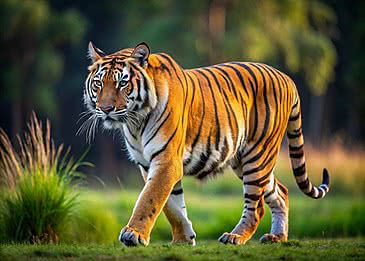
#> input picture opencv/Photos/tiger-image.jpg, 365 x 261 px
$ python 'flip image.py'
#> lines starting #> are read from the running program, lines starting #| are printed output that depends on the picture
import cv2

img = cv2.imread('Photos/tiger-image.jpg')
#> img is the input picture: shape (261, 365, 3); mean B, G, R 52.6, 89.8, 94.4

horizontal = cv2.flip(img, 1)
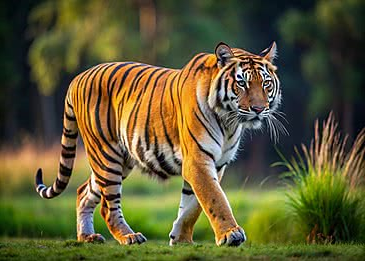
#> horizontal: shape (261, 365, 3); mean B, G, R 52.6, 89.8, 94.4
vertical = cv2.flip(img, 0)
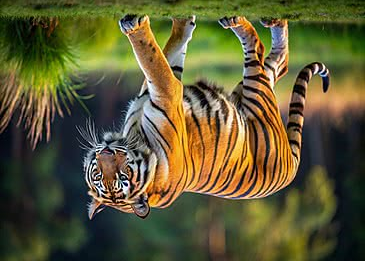
#> vertical: shape (261, 365, 3); mean B, G, R 52.6, 89.8, 94.4

cv2.imshow("Original", img)
cv2.imshow("Horizontal Flip", horizontal)
cv2.imshow("Vertical Flip", vertical)

cv2.waitKey(0)
cv2.destroyAllWindows()

$ run again, with opencv/Photos/mansion.jpg copied over opencv/Photos/tiger-image.jpg
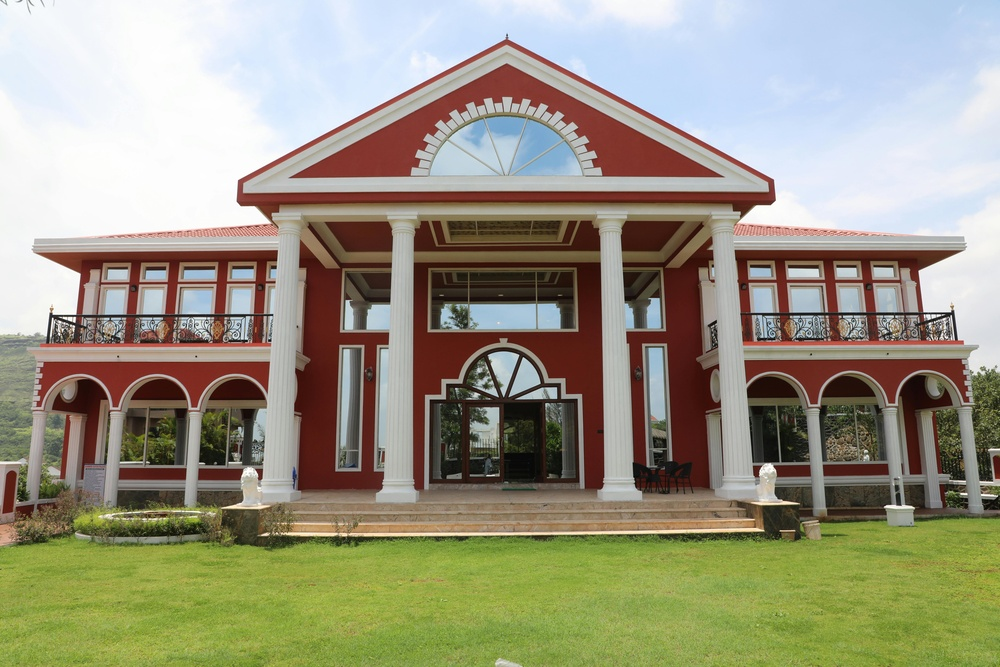
#> input picture opencv/Photos/mansion.jpg, 1000 x 667 px, shrunk from 6720 x 4480 before the run
#> img is the input picture: shape (667, 1000, 3); mean B, G, R 129.6, 150, 153.9
#> `horizontal = cv2.flip(img, 1)`:
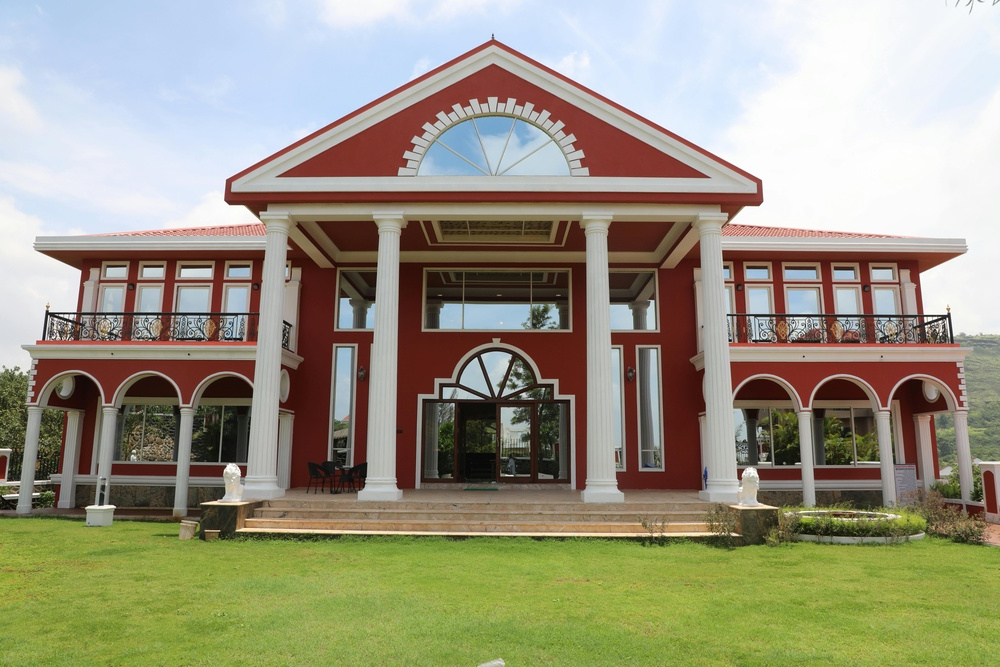
#> horizontal: shape (667, 1000, 3); mean B, G, R 129.6, 150, 153.9
#> `vertical = cv2.flip(img, 0)`:
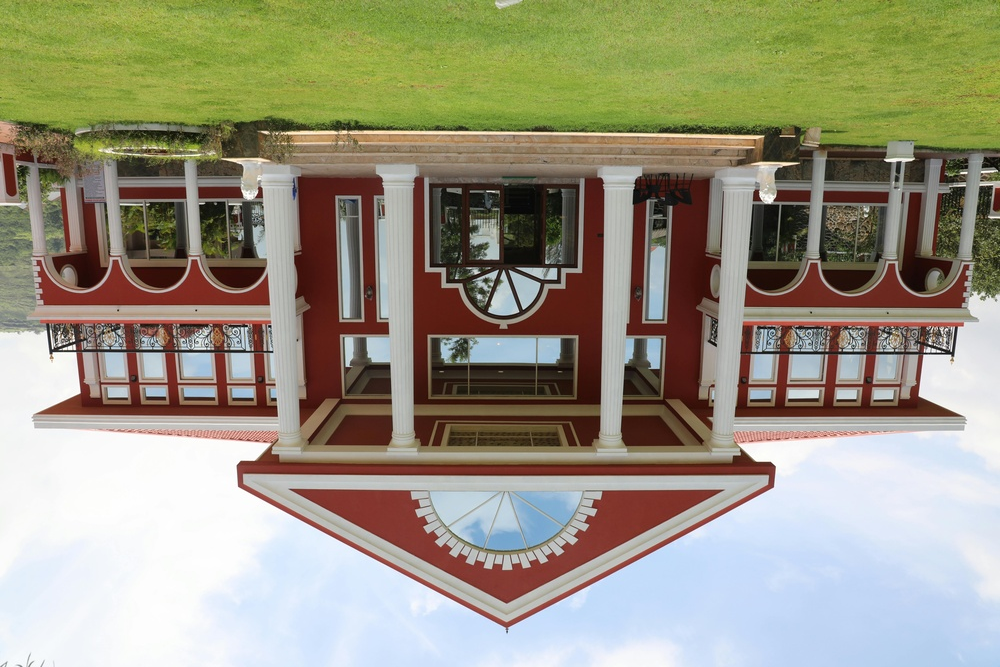
#> vertical: shape (667, 1000, 3); mean B, G, R 129.6, 150, 153.9

$ run again, with opencv/Photos/nature.jpg copied over opencv/Photos/tiger-image.jpg
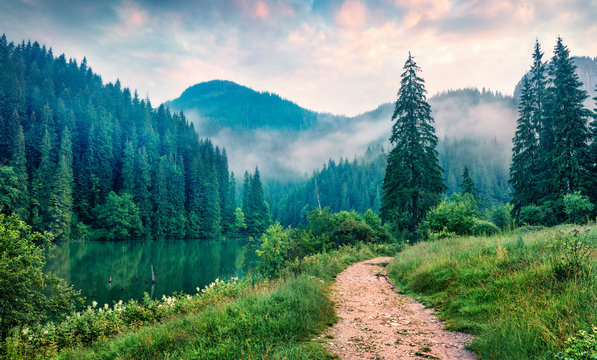
#> input picture opencv/Photos/nature.jpg, 597 x 360 px
#> img is the input picture: shape (360, 597, 3); mean B, G, R 118.2, 132.2, 95.5
#> `horizontal = cv2.flip(img, 1)`:
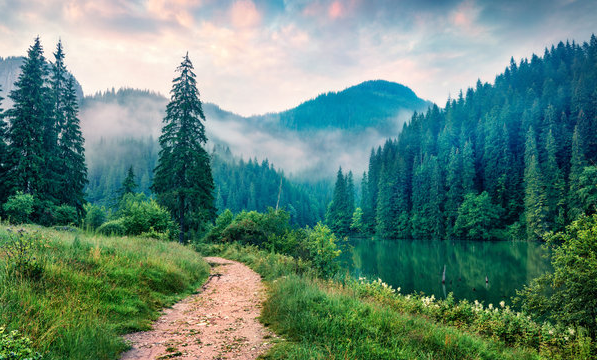
#> horizontal: shape (360, 597, 3); mean B, G, R 118.2, 132.2, 95.5
#> `vertical = cv2.flip(img, 0)`:
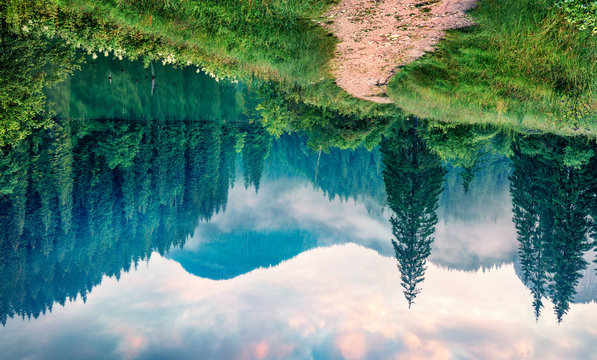
#> vertical: shape (360, 597, 3); mean B, G, R 118.2, 132.2, 95.5

$ run again, with opencv/Photos/elephant-image.jpeg copied over opencv/Photos/tiger-image.jpg
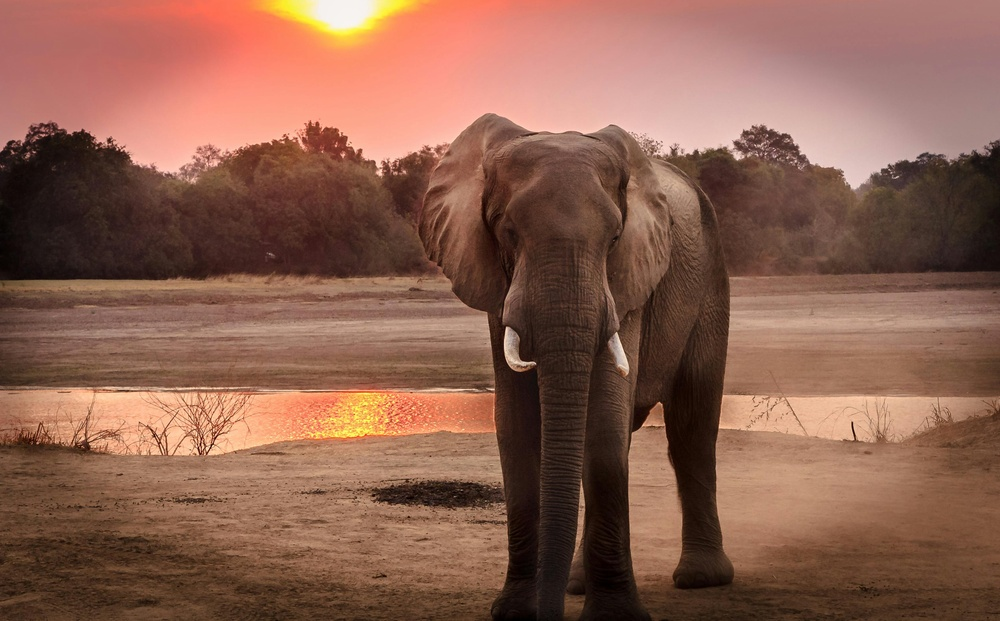
#> input picture opencv/Photos/elephant-image.jpeg, 1000 x 621 px, shrunk from 3461 x 2150 before the run
#> img is the input picture: shape (621, 1000, 3); mean B, G, R 79.5, 96.7, 140
#> `horizontal = cv2.flip(img, 1)`:
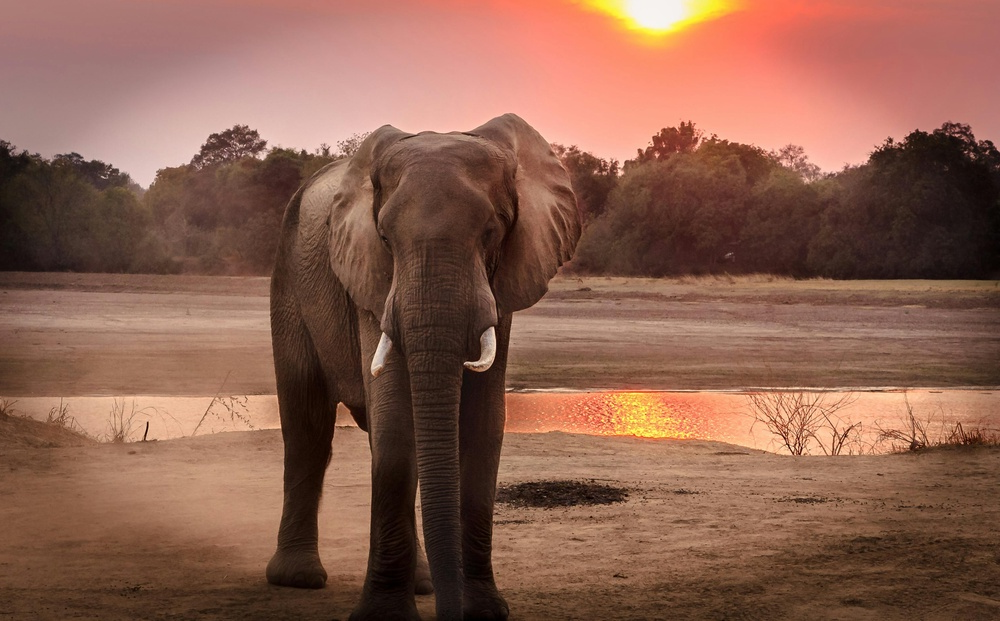
#> horizontal: shape (621, 1000, 3); mean B, G, R 79.5, 96.7, 140
#> `vertical = cv2.flip(img, 0)`:
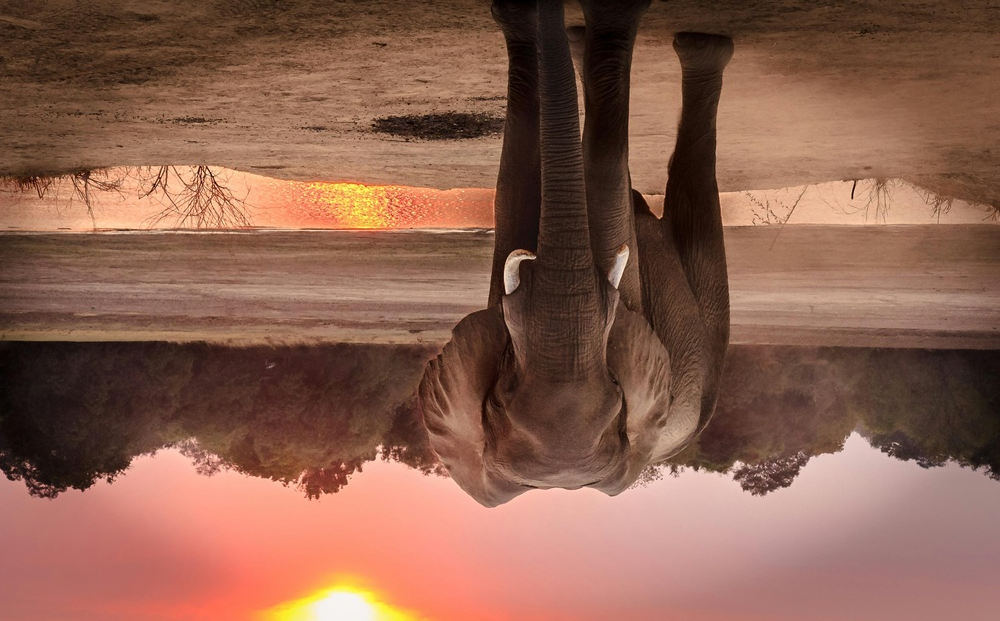
#> vertical: shape (621, 1000, 3); mean B, G, R 79.5, 96.7, 140
